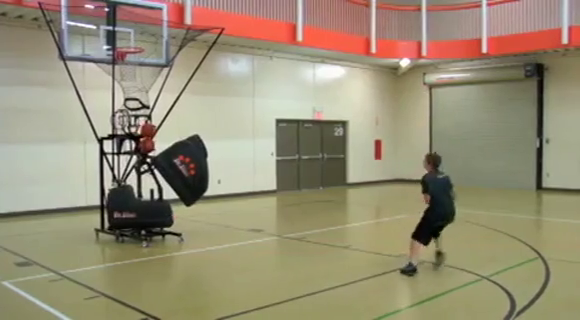
#> input picture frame 24 of sample_data/-8FLF-osZmA.mp4, 580 x 320 px
$ python binarization.py
#> lines starting #> are read from the running program, lines starting #| are printed output that depends on the picture; after the words box and inside, x2 and y2 are one past the last pixel; in counts of white or black regions, pixels touching at a corner belong together
import sys
import cv2 as cv
import os

def get_high(mask):
  cnts, _ = cv.findContours(mask, cv.RETR_CCOMP, cv.CHAIN_APPROX_SIMPLE)

  chigh = None
  cy = 10000
  for c in cnts:
    x,y,w,h  = cv.boundingRect(c)
    s = min(w, h)
    if s < 15:
      continue

    if y < cy:
      r = max(w, h) / s
      if r > 1.5:
        continue

      cy = y
      chigh = c
  return chigh

f = 'sample_data/-8FLF-osZmA.mp4'
vs = cv.VideoCapture(f)

backSub = cv.createBackgroundSubtractorMOG2()

n = 0
while(True):
    ret, frame = vs.read()
#> frame is the input picture: shape (320, 580, 3); mean B, G, R 118.1, 142.7, 152.4

    if not ret or frame is None:
        break

    mask = backSub.apply(frame)
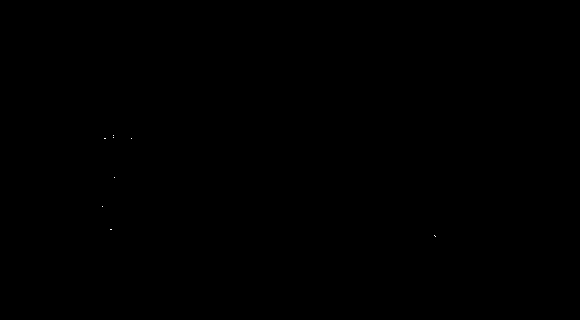
#> mask: shape (320, 580); values 127 (black) and 255 (white), 0.01% white in thin lines or dots, all inside (x1, y1, x2, y2) = (102, 135, 436, 237)
    mask = cv.GaussianBlur(mask, (7, 7),0)
    ret,mask = cv.threshold(mask,0,255,cv.THRESH_BINARY | cv.THRESH_OTSU)
#> mask: shape (320, 580); 0.06% white; 7 white regions (3 under 20 px), largest, box (x1, y1, x2, y2) and area: (102, 136, 108, 141) 22, (108, 227, 114, 232) 22, (111, 134, 116, 139) 21, (432, 233, 438, 239) 20
#> ret = 131

    cmask = cv.cvtColor(mask, cv.COLOR_GRAY2BGR)

    chigh = get_high(mask)
#> in get_high, `cnts, _ = cv.findContours(mask, cv.RETR_CCOMP, cv.CHAIN_APPROX_SIMPLE)`: cnts = 7 contours, all with area under 20
#> the loop in get_high, `for c in cnts:` made 7 passes
#> (x, y, w, h, s) on passes 1, 2, 6, 7: (432, 233, 6, 6, 6), (108, 227, 6, 5, 5), (102, 136, 6, 5, 5), (111, 134, 5, 5, 5)
#> (c, x, y, w, h, s) on passes 3 to 5: ([[101, 205], [101, 207], [103, 207], [103, 205]], 101, 205, 3, 3, 3), ([[113, 176], [113, 178], [115, 178], [115, 176]], 113, 176, 3, 3, 3), ([[130, 137], [130, 139], [132, 139], [132, 137]], 130, 137, 3, 3, 3)
#> after the loop in get_high, `for c in cnts:`: cy = 10000
    if chigh is not None:
        rx,ry,rw,rh  = cv.boundingRect(chigh)
        cut = mask[ry : ry + rh, rx : rx + rw]
        cv.imwrite("segmentation_out/grey/b-{}.jpg".format(n), cut)
        cut_f = frame[ry : ry + rh, rx : rx + rw]
        cut_c = cv.bitwise_and(cut_f,cut_f,mask = cut)
        cv.imwrite("segmentation_out/color/-8FLF-osZmA-c-{}.jpg".format(n), cut_c)

    print(n)
    n += 1
